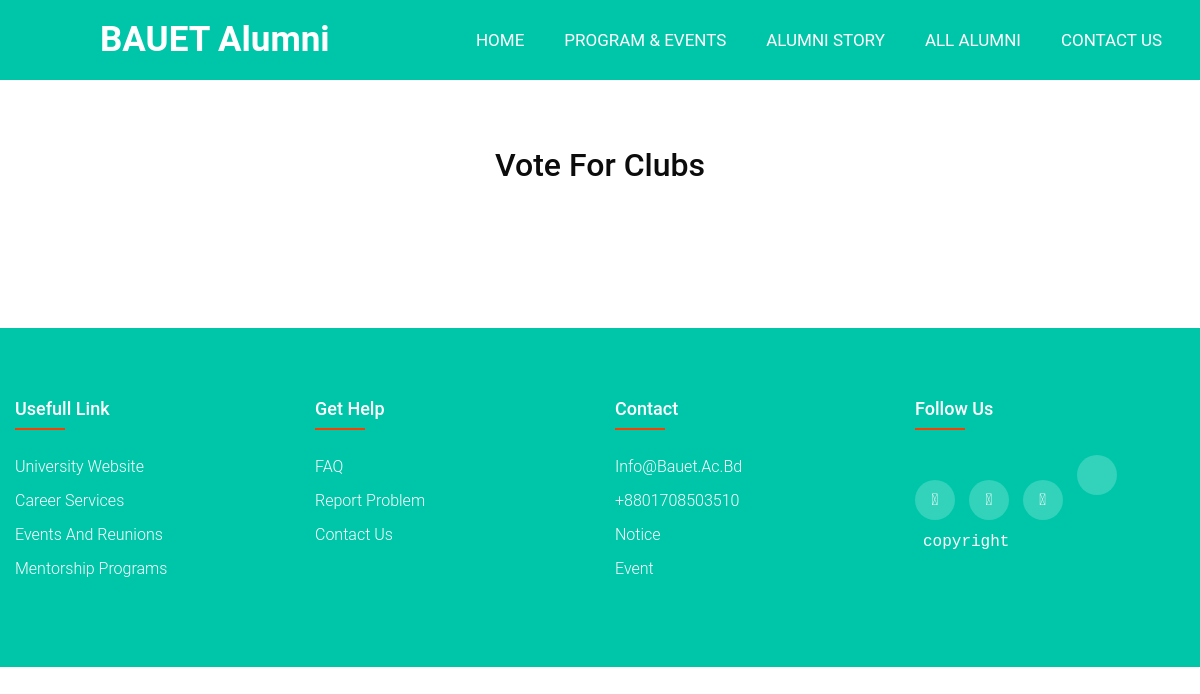
The app's page /vote.php, older data.
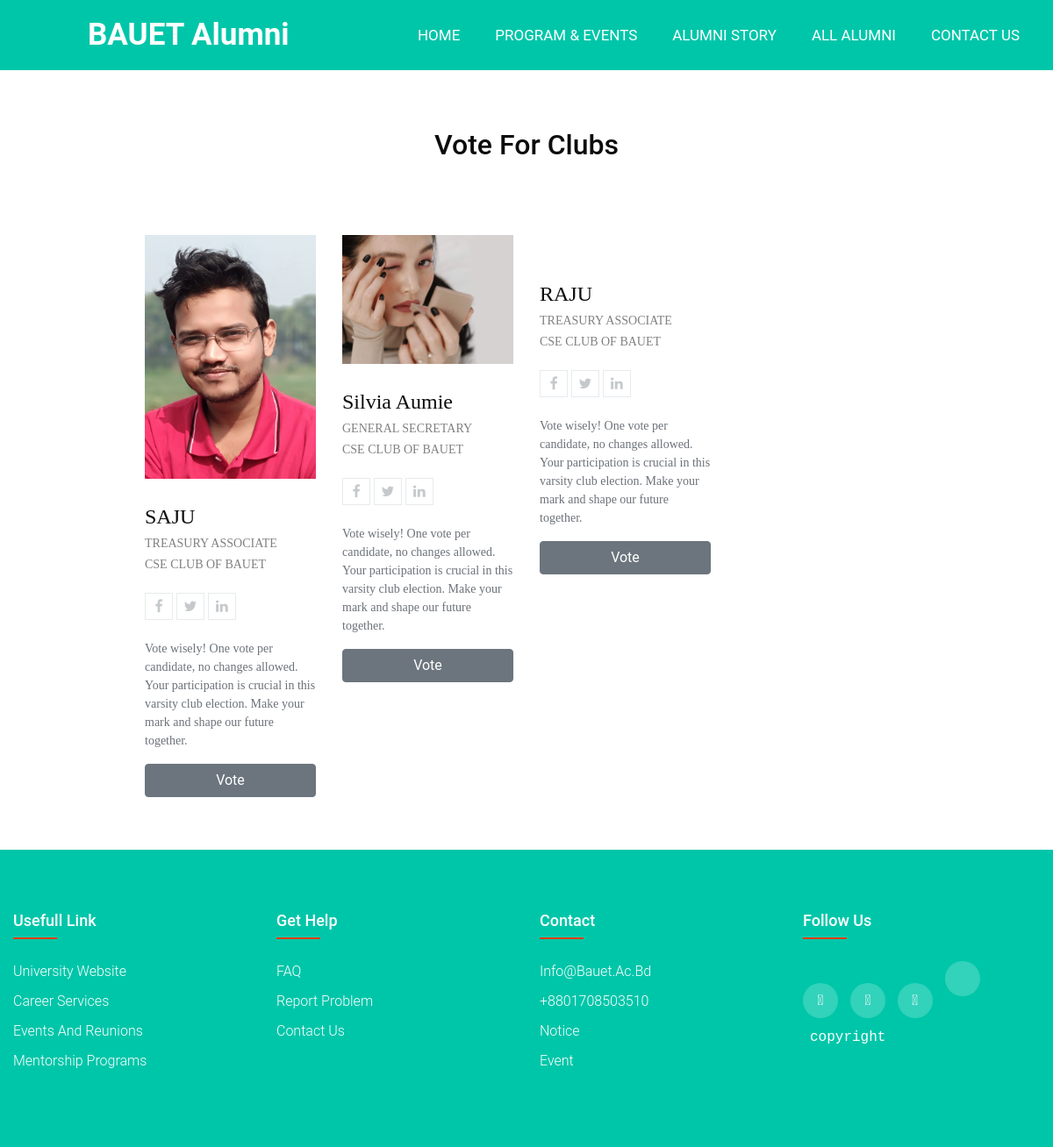
The same page, newer data.
### tables this page shows
CREATE TABLE `vote_candidates` (
  `id` int NOT NULL,
  `student_id` int NOT NULL,
  `name` varchar(255) NOT NULL,
  `post` varchar(255) NOT NULL,
  `club` varchar(255) NOT NULL,
  `image` varchar(1024) DEFAULT NULL
);

### vote.php (the view, shortened to what this page needs)
<!DOCTYPE html>
<html>
<head>
    <link rel="stylesheet" href="hf.css" />
    <link href="css/font-awesome.min.css" rel="stylesheet" />
    <link rel="stylesheet" type="text/css" href="css/bootstrap.css" />
    <link rel="stylesheet" href="css/style.css" />
</head>
<body>
<?php
include 'nav.php';
?>
<div class="container py-3 text-center">
        <h2>Vote For Clubs</h2>
</div>
<?php
    $host = 'localhost';
    $username = 'root';
    $password = '';
    $database = 'alumni';
    $pdo = new PDO("mysql:host=$host;dbname=$database", $username, $password);
    $candidateIds = [];
    $htmlContent = '';
    $stmt = $pdo->query("SELECT * FROM `vote_candidates`");
    $rows = $stmt->fetchAll(PDO::FETCH_ASSOC);
    foreach ($rows as $row) {
        $htmlContent .= '
        <div class="col-md-3">
            <img src="uploads/voting/' . $row['image'] . '" class="img-fluid" alt="">
            <p class="fullname">' . $row['name'] . '</p>
            <small class="title-sec" style="color: grey">' . $row['post'] . '</small><br>
            <small class="title-sec" style="color: grey">' . $row['club'] . '</small>
            <div class="social-links">
                <small><i class="fa fa-facebook-f"></i></small>
                <small><i class="fa fa-twitter"></i></small>
                <small><i class="fa fa-linkedin"></i></small>
            </div>
            <small class="description">
                Vote wisely! One vote per candidate, no changes allowed. Your participation is crucial in this varsity club election. Make your mark and shape our future together.
            </small>';
        if (in_array($row['student_id'], $candidateIds)) {
            $htmlContent .= '<p class="title-sec text-center mt-3"><strong>Already Voted</strong></p>';
        } else {
            $htmlContent .= '<button type="button" class="btn btn-secondary btn-block mt-3 vote-button" data-student-id="' . $row['student_id'] . '">Vote</button>';
        }
        $htmlContent .= '</div>';
    }
?>
<div class="container teamSection" id="team">
        <div class="row">
        <?php echo $htmlContent; ?>
        </div>
    </div>
<?php
include 'footter.php';
?>
</body>
</html>

### nav.php (shortened to what this page needs)
<nav>
      <label class="logo">BAUET Alumni</label>
      <ul style="z-index: 1">
        <li><a class="" href="index.php">Home</a></li>
        <li><a href="allevent.php">Program & Events</a></li>
        <li><a href="#">ALUMNI STORY </a></li>
        <li><a href="profilecard.php">All Alumni</a></li>
        <li><a href="#">Contact Us</a></li>
      </ul>
    </nav>

### footter.php (shortened to what this page needs)
<footer class="footer">
      <div class="containerfootter above">
        <div class="row">
          <div class="footer-col">
            <h4>Usefull Link</h4>
            <ul>
              <li><a href="#">University Website</a></li>
              <li><a href="#">Career Services</a></li>
              <li><a href="#">Events and Reunions</a></li>
              <li><a href="#">Mentorship Programs</a></li>
            </ul>
          </div>
          <div class="footer-col">
            <h4>get help</h4>
            <ul>
              <li><a href="#">FAQ</a></li>
              <li><a href="#">Report Problem</a></li>
              <li><a href="#">Contact us</a></li>
            </ul>
          </div>
          <div class="footer-col">
            <h4>Contact</h4>
            <ul>
              <li><a href="#">info@bauet.ac.bd </a></li>
              <li><a href="#">+8801708503510 </a></li>
              <li><a href="#"> Notice</a></li>
              <li><a href="#">Event</a></li>
            </ul>
          </div>
          <div class="footer-col">
            <h4>follow us</h4>
            <div class="social-links">
              <a href="#"><i class="fab fa-facebook-f"></i></a>
              <a href="#"><i class="fab fa-twitter"></i></a>
              <a href="#"><i class="fab fa-instagram"></i></a>
              <a href="#"><i class="fab fa-linkedin-in"></i></a>
            </div>
              <div class="row ml-2">
                <p class="text-center">copyright <span id="displayYear"></span></p>
              </div>
          </div>
        </div>
      </div>
    </footer>

### hf.css (style rules this page uses)
body { line-height: 1.5; font-family: "Poppins", sans-serif; margin-bottom: 0; }
* { margin: 0; padding: 0; box-sizing: border-box; }
.containerfootter { max-width: 1170px; margin: auto; }
.containerfootter .row { display: flex; flex-wrap: wrap; }
.containerfootter ul { list-style: none; }
.footer { background-color: #00c6a9; padding: 70px 0; margin-bottom: 0; }
.footer-col { width: 25%; padding: 0 15px; }
.footer-col h4 { font-size: 18px; color: #ffffff; text-transform: capitalize; margin-bottom: 35px; font-weight: 500; position: relative; }
.footer-col h4::before { content: ""; position: absolute; left: 0; bottom: -10px; background-color: #ff3c00; height: 2px; box-sizing: border-box; width: 50px; }
.footer-col ul li:not(:last-child) { margin-bottom: 10px; }
.footer-col ul li a { font-size: 16px; text-transform: capitalize; color: #140404; text-decoration: none; font-weight: 300; color: #ffffff; display: block; transition: all 0.3s ease; }
.footer-col .social-links a { display: inline-block; height: 40px; width: 40px; background-color: rgba(255, 255, 255, 0.2); margin: 0 10px 10px 0; text-align: center; line-height: 40px; border-radius: 50%; color: #ffffff; transition: all 0.5s ease; }
nav { background: #00c6a9; height: 80px; width: 100%; margin-bottom: 50px; }
label.logo { color: white; font-size: 35px; line-height: 80px; padding: 0 100px; font-weight: bold; }
nav ul { float: right; margin-right: 20px; }
nav ul li { display: inline-block; line-height: 80px; margin: 0 5px; }
nav ul li a { color: white; font-size: 17px; padding: 7px 13px; text-decoration: none; border-radius: 3px; text-transform: uppercase; }

### css/style.css (style rules this page uses)
body { font-family: "Roboto", sans-serif; color: #0c0c0c; background-color: #ffffff; overflow-x: hidden; }
a, a:hover, a:focus { text-decoration: none; }
.btn, .btn:focus { outline: none !important; -webkit-box-shadow: none; box-shadow: none; }
footer { color: #fff; }
.above { display: block; }
.teamSection { margin-top: 60px; margin-bottom: 60px; margin-left: auto; margin-right: auto; width: 75%; justify-content: center; }
.teamSection .fullname { font-size: 24px; font-family: 'Raleway'; font-weight: 500; margin-top: 25px; margin-bottom: 0px; }
.title-sec { color: #00c6a9; font-size: 14px; font-family: 'Raleway'; text-transform: uppercase; }
.teamSection div div .description { margin-top: 25px; }
.description { display: block; color: #6c7279; font-size: 14px; font-family: 'Raleway'; }
.social-links { margin-top: 25px; color: #c5c9cc; }
.social-links small i { text-align: center; width: 30px; }
.social-links small { font-size: 16px; border: 1px solid #e7ebed; padding: 5px 0 5px 0; }

Row changes from the older to the newer data that the page shows:
added vote_candidates: image (picture), name "SAJU", post "TREASURY ASSOCIATE", club "CSE CLUB OF BAUET"
added vote_candidates: image (picture), name "Silvia Aumie", post "GENERAL SECRETARY", club "CSE CLUB OF BAUET"
added vote_candidates: name "RAJU", post "TREASURY ASSOCIATE", club "CSE CLUB OF BAUET"
